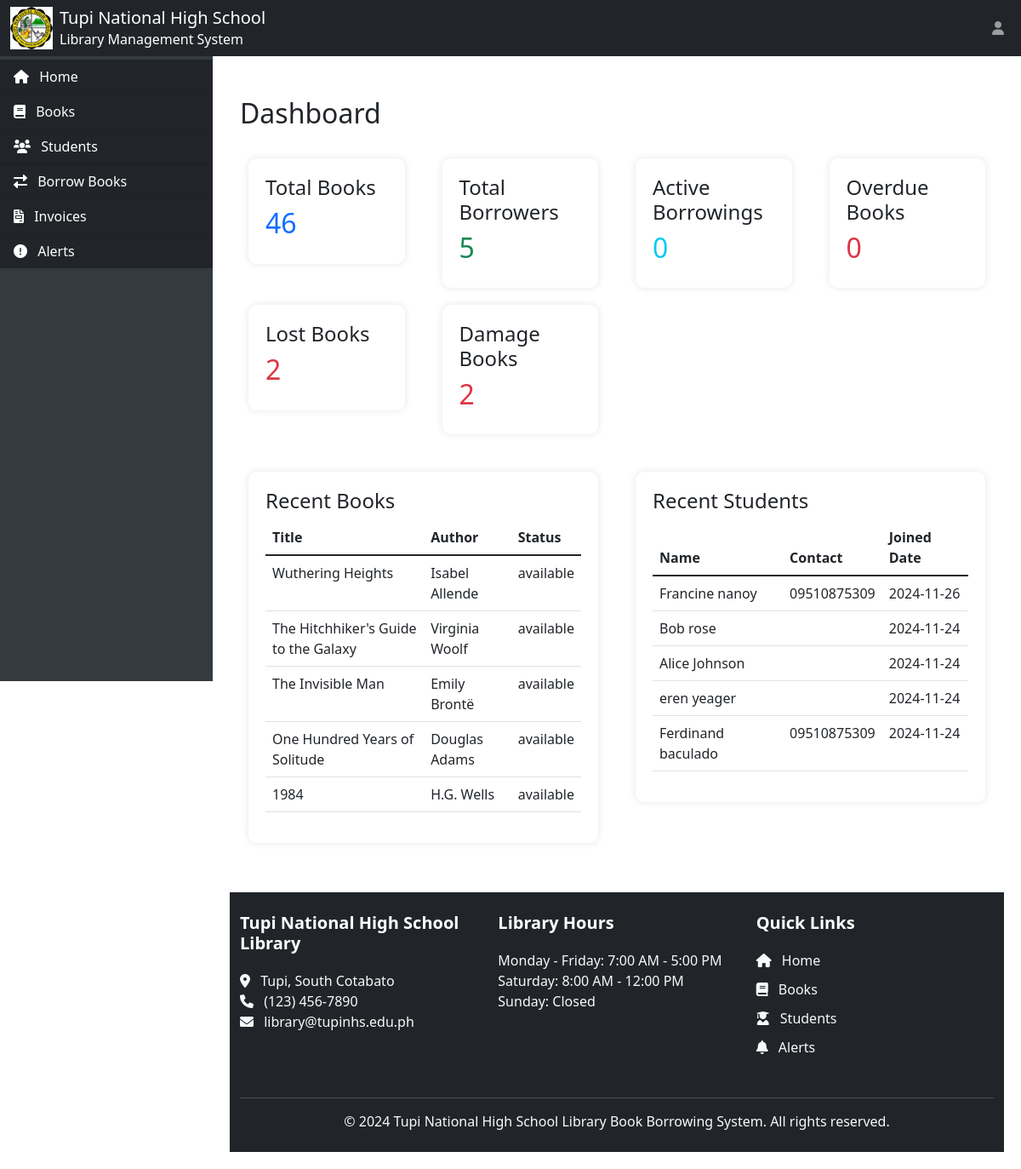
Screenshot of /dashboard.php (signed in) with the database file from the repository.
### tables this page shows
CREATE TABLE `books` (
  `book_id` int(11) NOT NULL,
  `title` varchar(200) NOT NULL,
  `author_id` int(11) NOT NULL,
  `category_id` int(11) NOT NULL,
  `publication_year` year(4) DEFAULT NULL,
  `available_copies` int(11) NOT NULL,
  `status` enum('available','borrowed') DEFAULT 'available',
  `total_copies` int(11) DEFAULT 1
);

CREATE TABLE `authors` (
  `author_id` int(11) NOT NULL,
  `name` varchar(100) NOT NULL
);

CREATE TABLE `students` (
  `student_id` int(11) NOT NULL,
  `first_name` varchar(50) NOT NULL,
  `middle_name` varchar(50) DEFAULT NULL,
  `last_name` varchar(50) NOT NULL,
  `email` varchar(30) NOT NULL,
  `grade_section` text DEFAULT NULL,
  `contact_number` varchar(15) DEFAULT NULL,
  `created_at` datetime DEFAULT current_timestamp(),
  `membership_status` enum('active','expired','suspended') DEFAULT 'active',
  `max_books` int(11) DEFAULT 3,
  `current_borrowed` int(11) DEFAULT 0,
  `total_penalties` decimal(10,2) DEFAULT 0.00
);

### dashboard.php (the view, shortened to what this page needs)
<?php include 'login_first.php' ?>
<?php
include 'config.php';
include 'header.php';
function getDashboardStats($conn) {
    $stats = [];
    $result = mysqli_query($conn, "SELECT COUNT(*) as count FROM books");
    $row = mysqli_fetch_assoc($result);
    $stats['total_books'] = $row['count'];
    $result = mysqli_query($conn, "SELECT COUNT(*) as count FROM students");
    $row = mysqli_fetch_assoc($result);
    $stats['total_students'] = $row['count'];
    $result = mysqli_query($conn, "SELECT COUNT(*) as count FROM borrowingtransactions WHERE status IN ('borrowed', 'overdue')");
    $row = mysqli_fetch_assoc($result);
    $stats['active_borrowings'] = $row['count'];
    $result = mysqli_query($conn, "SELECT COUNT(*) as count FROM borrowingtransactions WHERE status = 'overdue'");
    $row = mysqli_fetch_assoc($result);
    $stats['overdue_books'] = $row['count'];
    $result = mysqli_query($conn, "SELECT COUNT(*) as count FROM borrowingtransactions WHERE book_condition = 'lost'");
    $row = mysqli_fetch_assoc($result);
    $stats['lost_books'] = $row['count'];
    $result = mysqli_query($conn, "SELECT COUNT(*) as count FROM borrowingtransactions WHERE book_condition = 'damaged'");
    $row = mysqli_fetch_assoc($result);
    $stats['damage_books'] = $row['count'];
    return $stats;
}
$stats = getDashboardStats($conn);
?>
<div class="container mt-4">
    <h2>Dashboard</h2>
    <div class="row mt-4">
        <div class="col-md-3">
            <div class="dashboard-card">
                <h4>Total Books</h4>
                <h2 class="text-primary"><?php echo $stats['total_books']; ?></h2>
            </div>
        </div>
        <div class="col-md-3">
            <div class="dashboard-card">
                <h4>Total Borrowers</h4>
                <h2 class="text-success"><?php echo $stats['total_students']; ?></h2>
            </div>
        </div>
        <div class="col-md-3">
            <div class="dashboard-card">
                <h4>Active Borrowings</h4>
                <h2 class="text-info"><?php echo $stats['active_borrowings']; ?></h2>
            </div>
        </div>
        <div class="col-md-3">
            <div class="dashboard-card">
                <h4>Overdue Books</h4>
                <h2 class="text-danger"><?php echo $stats['overdue_books']; ?></h2>
            </div>
        </div>
        <div class="col-md-3">
            <div class="dashboard-card">
                <h4>Lost Books</h4>
                <h2 class="text-danger"><?php echo $stats['lost_books']; ?></h2>
            </div>
        </div>
        <div class="col-md-3">
            <div class="dashboard-card">
                <h4>Damage Books</h4>
                <h2 class="text-danger"><?php echo $stats['damage_books']; ?></h2>
            </div>
        </div>
    </div>
    <div class="row mt-4">
        <div class="col-md-6">
            <div class="dashboard-card">
                <h4>Recent Books</h4>
                <table class="table">
                    <thead>
                        <tr>
                            <th>Title</th>
                            <th>Author</th>
                            <th>Status</th>
                        </tr>
                    </thead>
                    <tbody>
                        <?php
                        $query = "SELECT b.title, a.name as author_name, b.status
                                 FROM books b
                                 JOIN authors a ON b.author_id = a.author_id
                                 ORDER BY b.book_id DESC LIMIT 5";
                        $result = mysqli_query($conn, $query);
                        while($row = mysqli_fetch_assoc($result)) {
                            echo "<tr>
                                <td>{$row['title']}</td>
                                <td>{$row['author_name']}</td>
                                <td>{$row['status']}</td>
                            </tr>";
                        }
                        ?>
                    </tbody>
                </table>
            </div>
        </div>
        <div class="col-md-6">
            <div class="dashboard-card">
                <h4>Recent Students</h4>
                <table class="table">
                    <thead>
                        <tr>
                            <th>Name</th>
                            <th>Contact</th>
                            <th>Joined Date</th>
                        </tr>
                    </thead>
                    <tbody>
                        <?php
                        $query = "SELECT first_name, last_name, contact_number, created_at
                                 FROM students
                                 ORDER BY student_id DESC LIMIT 5";
                        $result = mysqli_query($conn, $query);
                        while($row = mysqli_fetch_assoc($result)) {
                            $fullName = $row['first_name'] . ' ' . $row['last_name'];
                            $date = date('Y-m-d', strtotime($row['created_at']));
                            echo "<tr>
                                <td>{$fullName}</td>
                                <td>{$row['contact_number']}</td>
                                <td>{$date}</td>
                            </tr>";
                        }
                        ?>
                    </tbody>
                </table>
            </div>
        </div>
    </div>
</div>
<?php
include 'footer.php';
?>

### dashboard.php (style rules this page uses)
.dashboard-card { background-color: #fff; border-radius: 10px; padding: 20px; margin: 10px; box-shadow: 0 0 10px rgba(0,0,0,0.1); }

### rows the page displays
books: title "Wuthering Heights", author.name "Isabel Allende", status "available"
books: title "The Hitchhiker's Guide to the Galaxy", author.name "Virginia Woolf", status "available"
books: title "The Invisible Man", author.name "Emily Brontë", status "available"
books: title "One Hundred Years of Solitude", author.name "Douglas Adams", status "available"
books: title "1984", author.name "H.G. Wells", status "available"
students: fullName "Francine nanoy", contact_number "09510875309", created_at "2024-11-26"
students: fullName "Bob rose", created_at "2024-11-24"
students: fullName "Alice Johnson", created_at "2024-11-24"
students: fullName "eren yeager", created_at "2024-11-24"
students: fullName "Ferdinand baculado", contact_number "09510875309", created_at "2024-11-24"

### other values shown
$stats['total_books'] "46"
$stats['total_students'] "5"
$stats['active_borrowings'] "0"
$stats['overdue_books'] "0"
$stats['lost_books'] "2"
$stats['damage_books'] "2"
